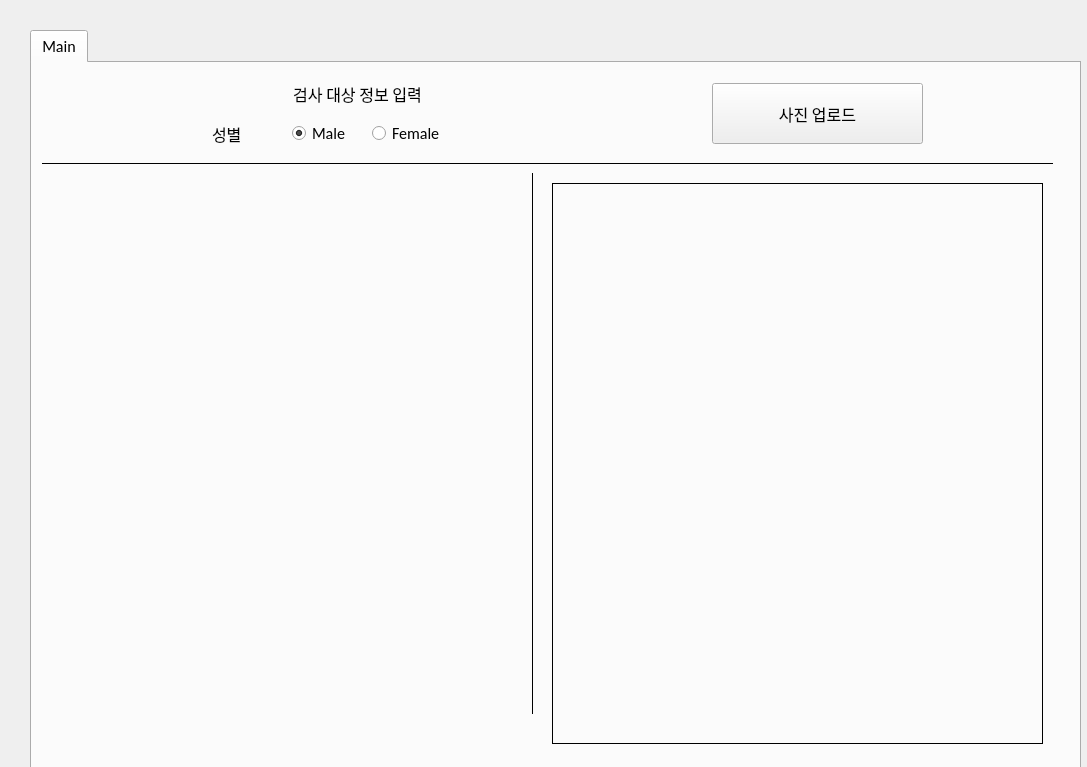
<?xml version="1.0" encoding="UTF-8"?>
<ui version="4.0">
 <class>Form</class>
 <widget class="QWidget" name="Form">
  <property name="geometry">
   <rect>
    <x>0</x>
    <y>0</y>
    <width>1087</width>
    <height>767</height>
   </rect>
  </property>
  <property name="windowTitle">
   <string>X-Age</string>
  </property>
  <property name="styleSheet">
   <string notr="true">font: 75 12pt &quot;Calibri&quot;;</string>
  </property>
  <widget class="QTabWidget" name="tabWidget">
   <property name="geometry">
    <rect>
     <x>30</x>
     <y>30</y>
     <width>1051</width>
     <height>921</height>
    </rect>
   </property>
   <property name="font">
    <font>
     <family>Calibri</family>
     <pointsize>12</pointsize>
     <weight>9</weight>
     <italic>false</italic>
     <bold>false</bold>
    </font>
   </property>
   <property name="styleSheet">
    <string notr="true"/>
   </property>
   <property name="currentIndex">
    <number>0</number>
   </property>
   <property name="iconSize">
    <size>
     <width>40</width>
     <height>20</height>
    </size>
   </property>
   <property name="elideMode">
    <enum>Qt::ElideNone</enum>
   </property>
   <property name="documentMode">
    <bool>false</bool>
   </property>
   <widget class="QWidget" name="tab_main">
    <attribute name="title">
     <string>Main</string>
    </attribute>
    <widget class="QLabel" name="label_origin">
     <property name="geometry">
      <rect>
       <x>10</x>
       <y>120</y>
       <width>480</width>
       <height>561</height>
      </rect>
     </property>
     <property name="text">
      <string/>
     </property>
     <property name="alignment">
      <set>Qt::AlignCenter</set>
     </property>
    </widget>
    <widget class="QRadioButton" name="radioButton_male">
     <property name="geometry">
      <rect>
       <x>260</x>
       <y>50</y>
       <width>61</width>
       <height>41</height>
      </rect>
     </property>
     <property name="font">
      <font>
       <family>Calibri</family>
       <pointsize>12</pointsize>
       <weight>9</weight>
       <italic>false</italic>
       <bold>false</bold>
      </font>
     </property>
     <property name="styleSheet">
      <string notr="true">font: 75 12pt &quot;Calibri&quot;;</string>
     </property>
     <property name="text">
      <string>Male</string>
     </property>
     <property name="iconSize">
      <size>
       <width>50</width>
       <height>50</height>
      </size>
     </property>
     <property name="checked">
      <bool>true</bool>
     </property>
    </widget>
    <widget class="QRadioButton" name="radioButton_female">
     <property name="geometry">
      <rect>
       <x>340</x>
       <y>50</y>
       <width>111</width>
       <height>41</height>
      </rect>
     </property>
     <property name="font">
      <font>
       <family>Calibri</family>
       <pointsize>12</pointsize>
       <weight>9</weight>
       <italic>false</italic>
       <bold>false</bold>
      </font>
     </property>
     <property name="styleSheet">
      <string notr="true">font: 75 12pt &quot;Calibri&quot;;</string>
     </property>
     <property name="text">
      <string>Female</string>
     </property>
     <property name="iconSize">
      <size>
       <width>50</width>
       <height>50</height>
      </size>
     </property>
     <property name="checked">
      <bool>false</bool>
     </property>
    </widget>
    <widget class="QLabel" name="label_box">
     <property name="geometry">
      <rect>
       <x>520</x>
       <y>120</y>
       <width>491</width>
       <height>561</height>
      </rect>
     </property>
     <property name="frameShape">
      <enum>QFrame::Box</enum>
     </property>
     <property name="frameShadow">
      <enum>QFrame::Plain</enum>
     </property>
     <property name="lineWidth">
      <number>1</number>
     </property>
     <property name="text">
      <string/>
     </property>
    </widget>
    <widget class="QLabel" name="label_prediction">
     <property name="geometry">
      <rect>
       <x>520</x>
       <y>130</y>
       <width>491</width>
       <height>71</height>
      </rect>
     </property>
     <property name="styleSheet">
      <string notr="true">font: 75 30pt &quot;Calibri&quot;;</string>
     </property>
     <property name="text">
      <string/>
     </property>
     <property name="textFormat">
      <enum>Qt::AutoText</enum>
     </property>
     <property name="alignment">
      <set>Qt::AlignLeading|Qt::AlignLeft|Qt::AlignVCenter</set>
     </property>
    </widget>
    <widget class="Line" name="line_2">
     <property name="geometry">
      <rect>
       <x>10</x>
       <y>90</y>
       <width>1011</width>
       <height>20</height>
      </rect>
     </property>
     <property name="frameShadow">
      <enum>QFrame::Plain</enum>
     </property>
     <property name="orientation">
      <enum>Qt::Horizontal</enum>
     </property>
    </widget>
    <widget class="QPushButton" name="pushButton_upload">
     <property name="geometry">
      <rect>
       <x>680</x>
       <y>20</y>
       <width>211</width>
       <height>61</height>
      </rect>
     </property>
     <property name="text">
      <string>사진 업로드</string>
     </property>
    </widget>
    <widget class="Line" name="line_5">
     <property name="geometry">
      <rect>
       <x>490</x>
       <y>110</y>
       <width>20</width>
       <height>541</height>
      </rect>
     </property>
     <property name="frameShadow">
      <enum>QFrame::Plain</enum>
     </property>
     <property name="orientation">
      <enum>Qt::Vertical</enum>
     </property>
    </widget>
    <widget class="QLabel" name="label_roi">
     <property name="geometry">
      <rect>
       <x>530</x>
       <y>500</y>
       <width>180</width>
       <height>180</height>
      </rect>
     </property>
     <property name="frameShape">
      <enum>QFrame::NoFrame</enum>
     </property>
     <property name="text">
      <string/>
     </property>
     <property name="alignment">
      <set>Qt::AlignCenter</set>
     </property>
    </widget>
    <widget class="QLabel" name="label">
     <property name="geometry">
      <rect>
       <x>60</x>
       <y>10</y>
       <width>531</width>
       <height>41</height>
      </rect>
     </property>
     <property name="text">
      <string>검사 대상 정보 입력</string>
     </property>
     <property name="alignment">
      <set>Qt::AlignCenter</set>
     </property>
    </widget>
    <widget class="QLabel" name="label_4">
     <property name="geometry">
      <rect>
       <x>180</x>
       <y>50</y>
       <width>51</width>
       <height>41</height>
      </rect>
     </property>
     <property name="text">
      <string>성별</string>
     </property>
    </widget>
    <widget class="QLabel" name="label_prediction_2">
     <property name="geometry">
      <rect>
       <x>520</x>
       <y>230</y>
       <width>491</width>
       <height>71</height>
      </rect>
     </property>
     <property name="styleSheet">
      <string notr="true">font: 75 30pt &quot;Calibri&quot;;</string>
     </property>
     <property name="text">
      <string/>
     </property>
     <property name="textFormat">
      <enum>Qt::AutoText</enum>
     </property>
     <property name="alignment">
      <set>Qt::AlignLeading|Qt::AlignLeft|Qt::AlignVCenter</set>
     </property>
    </widget>
    <zorder>label_box</zorder>
    <zorder>label_origin</zorder>
    <zorder>radioButton_male</zorder>
    <zorder>radioButton_female</zorder>
    <zorder>line_2</zorder>
    <zorder>pushButton_upload</zorder>
    <zorder>line_5</zorder>
    <zorder>label_roi</zorder>
    <zorder>label</zorder>
    <zorder>label_4</zorder>
    <zorder>label_prediction</zorder>
    <zorder>label_prediction_2</zorder>
   </widget>
  </widget>
 </widget>
 <resources/>
 <connections/>
</ui>
